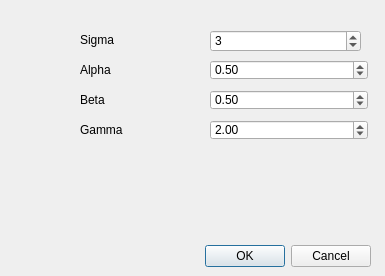
<?xml version="1.0" encoding="UTF-8"?>
<ui version="4.0">
 <class>FranghisVesselnessOptions</class>
 <widget class="QDialog" name="FranghisVesselnessOptions">
  <property name="geometry">
   <rect>
    <x>0</x>
    <y>0</y>
    <width>385</width>
    <height>276</height>
   </rect>
  </property>
  <property name="windowTitle">
   <string>Franghi's vesselness dataset</string>
  </property>
  <widget class="QDialogButtonBox" name="buttonBox">
   <property name="geometry">
    <rect>
     <x>30</x>
     <y>240</y>
     <width>341</width>
     <height>32</height>
    </rect>
   </property>
   <property name="orientation">
    <enum>Qt::Horizontal</enum>
   </property>
   <property name="standardButtons">
    <set>QDialogButtonBox::Cancel|QDialogButtonBox::Ok</set>
   </property>
  </widget>
  <widget class="QDoubleSpinBox" name="alphaEditor">
   <property name="geometry">
    <rect>
     <x>210</x>
     <y>60</y>
     <width>158</width>
     <height>20</height>
    </rect>
   </property>
   <property name="value">
    <double>0.500000000000000</double>
   </property>
  </widget>
  <widget class="QLabel" name="alphaLabel">
   <property name="geometry">
    <rect>
     <x>80</x>
     <y>60</y>
     <width>70</width>
     <height>20</height>
    </rect>
   </property>
   <property name="text">
    <string>Alpha</string>
   </property>
  </widget>
  <widget class="QDoubleSpinBox" name="gammaEditor">
   <property name="geometry">
    <rect>
     <x>210</x>
     <y>120</y>
     <width>158</width>
     <height>20</height>
    </rect>
   </property>
   <property name="value">
    <double>2.000000000000000</double>
   </property>
  </widget>
  <widget class="QLabel" name="gammaLabel">
   <property name="geometry">
    <rect>
     <x>80</x>
     <y>120</y>
     <width>70</width>
     <height>20</height>
    </rect>
   </property>
   <property name="text">
    <string>Gamma</string>
   </property>
  </widget>
  <widget class="QDoubleSpinBox" name="betaEditor">
   <property name="geometry">
    <rect>
     <x>210</x>
     <y>90</y>
     <width>158</width>
     <height>20</height>
    </rect>
   </property>
   <property name="value">
    <double>0.500000000000000</double>
   </property>
  </widget>
  <widget class="QLabel" name="betaLabel">
   <property name="geometry">
    <rect>
     <x>80</x>
     <y>90</y>
     <width>70</width>
     <height>20</height>
    </rect>
   </property>
   <property name="text">
    <string>Beta</string>
   </property>
  </widget>
  <widget class="QLabel" name="sigmaLabel">
   <property name="geometry">
    <rect>
     <x>80</x>
     <y>30</y>
     <width>70</width>
     <height>20</height>
    </rect>
   </property>
   <property name="text">
    <string>Sigma</string>
   </property>
  </widget>
  <widget class="QSpinBox" name="sigmaEditor">
   <property name="geometry">
    <rect>
     <x>210</x>
     <y>30</y>
     <width>151</width>
     <height>22</height>
    </rect>
   </property>
   <property name="value">
    <number>3</number>
   </property>
  </widget>
 </widget>
 <resources/>
 <connections>
  <connection>
   <sender>buttonBox</sender>
   <signal>accepted()</signal>
   <receiver>FranghisVesselnessOptions</receiver>
   <slot>accept()</slot>
   <hints>
    <hint type="sourcelabel">
     <x>248</x>
     <y>254</y>
    </hint>
    <hint type="destinationlabel">
     <x>157</x>
     <y>274</y>
    </hint>
   </hints>
  </connection>
  <connection>
   <sender>buttonBox</sender>
   <signal>rejected()</signal>
   <receiver>FranghisVesselnessOptions</receiver>
   <slot>reject()</slot>
   <hints>
    <hint type="sourcelabel">
     <x>316</x>
     <y>260</y>
    </hint>
    <hint type="destinationlabel">
     <x>286</x>
     <y>274</y>
    </hint>
   </hints>
  </connection>
 </connections>
</ui>
